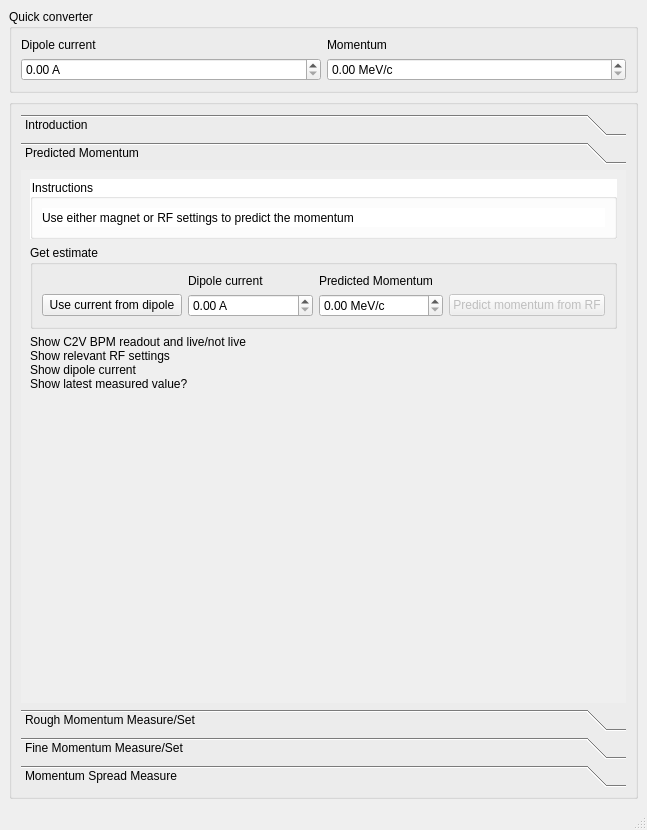
<?xml version="1.0" encoding="UTF-8"?>
<ui version="4.0">
 <class>MainWindow</class>
 <widget class="QMainWindow" name="MainWindow">
  <property name="geometry">
   <rect>
    <x>0</x>
    <y>0</y>
    <width>647</width>
    <height>830</height>
   </rect>
  </property>
  <property name="windowTitle">
   <string>MainWindow</string>
  </property>
  <widget class="QWidget" name="centralwidget">
   <layout class="QGridLayout" name="gridLayout">
    <item row="0" column="0">
     <widget class="QGroupBox" name="groupBox_10">
      <property name="minimumSize">
       <size>
        <width>0</width>
        <height>71</height>
       </size>
      </property>
      <property name="title">
       <string>Quick converter</string>
      </property>
      <layout class="QGridLayout" name="gridLayout_19">
       <item row="0" column="0">
        <widget class="QLabel" name="label_14">
         <property name="text">
          <string>Dipole current</string>
         </property>
        </widget>
       </item>
       <item row="1" column="0">
        <widget class="QDoubleSpinBox" name="doubleSpinBox_I">
         <property name="suffix">
          <string> A</string>
         </property>
        </widget>
       </item>
       <item row="0" column="1">
        <widget class="QLabel" name="label_13">
         <property name="text">
          <string>Momentum</string>
         </property>
        </widget>
       </item>
       <item row="1" column="1">
        <widget class="QDoubleSpinBox" name="doubleSpinBox_p">
         <property name="suffix">
          <string> MeV/c</string>
         </property>
        </widget>
       </item>
      </layout>
     </widget>
    </item>
    <item row="1" column="0">
     <widget class="QGroupBox" name="groupBox">
      <property name="minimumSize">
       <size>
        <width>0</width>
        <height>71</height>
       </size>
      </property>
      <property name="title">
       <string/>
      </property>
      <layout class="QGridLayout" name="gridLayout_5">
       <item row="0" column="0" colspan="2">
        <widget class="QToolBox" name="toolBox">
         <property name="font">
          <font>
           <weight>50</weight>
           <bold>false</bold>
          </font>
         </property>
         <property name="autoFillBackground">
          <bool>false</bool>
         </property>
         <property name="styleSheet">
          <string notr="true"/>
         </property>
         <property name="currentIndex">
          <number>1</number>
         </property>
         <widget class="QWidget" name="page_7">
          <attribute name="label">
           <string>Introduction</string>
          </attribute>
          <layout class="QGridLayout" name="gridLayout_20">
           <item row="0" column="0" alignment="Qt::AlignTop">
            <widget class="QLabel" name="label">
             <property name="text">
              <string>Work from top to bottom through the steps below to measure momentum and momentum spread.</string>
             </property>
            </widget>
           </item>
          </layout>
         </widget>
         <widget class="QWidget" name="page">
          <property name="geometry">
           <rect>
            <x>0</x>
            <y>0</y>
            <width>601</width>
            <height>512</height>
           </rect>
          </property>
          <attribute name="label">
           <string>Predicted Momentum</string>
          </attribute>
          <layout class="QGridLayout" name="gridLayout_7">
           <item row="1" column="0">
            <widget class="QGroupBox" name="groupBox_5">
             <property name="sizePolicy">
              <sizepolicy hsizetype="Expanding" vsizetype="Fixed">
               <horstretch>0</horstretch>
               <verstretch>0</verstretch>
              </sizepolicy>
             </property>
             <property name="title">
              <string>Get estimate</string>
             </property>
             <layout class="QGridLayout" name="gridLayout_6">
              <item row="0" column="0">
               <layout class="QGridLayout" name="gridLayout_4">
                <item row="0" column="1">
                 <widget class="QLabel" name="label_4">
                  <property name="text">
                   <string>Dipole current</string>
                  </property>
                 </widget>
                </item>
                <item row="0" column="2">
                 <widget class="QLabel" name="label_3">
                  <property name="text">
                   <string>Predicted Momentum</string>
                  </property>
                 </widget>
                </item>
                <item row="1" column="0">
                 <widget class="QPushButton" name="pushButton_useCurrent">
                  <property name="sizePolicy">
                   <sizepolicy hsizetype="Minimum" vsizetype="Fixed">
                    <horstretch>0</horstretch>
                    <verstretch>0</verstretch>
                   </sizepolicy>
                  </property>
                  <property name="minimumSize">
                   <size>
                    <width>140</width>
                    <height>22</height>
                   </size>
                  </property>
                  <property name="maximumSize">
                   <size>
                    <width>371</width>
                    <height>16777215</height>
                   </size>
                  </property>
                  <property name="text">
                   <string>Use current from dipole</string>
                  </property>
                  <property name="checked">
                   <bool>false</bool>
                  </property>
                 </widget>
                </item>
                <item row="1" column="1">
                 <widget class="QDoubleSpinBox" name="doubleSpinBox_I_2">
                  <property name="suffix">
                   <string> A</string>
                  </property>
                 </widget>
                </item>
                <item row="1" column="2">
                 <widget class="QDoubleSpinBox" name="doubleSpinBox_p_2">
                  <property name="suffix">
                   <string> MeV/c</string>
                  </property>
                 </widget>
                </item>
                <item row="1" column="3">
                 <widget class="QPushButton" name="pushButton_useRF">
                  <property name="enabled">
                   <bool>false</bool>
                  </property>
                  <property name="sizePolicy">
                   <sizepolicy hsizetype="Minimum" vsizetype="Fixed">
                    <horstretch>0</horstretch>
                    <verstretch>0</verstretch>
                   </sizepolicy>
                  </property>
                  <property name="minimumSize">
                   <size>
                    <width>140</width>
                    <height>22</height>
                   </size>
                  </property>
                  <property name="maximumSize">
                   <size>
                    <width>371</width>
                    <height>16777215</height>
                   </size>
                  </property>
                  <property name="font">
                   <font/>
                  </property>
                  <property name="text">
                   <string>Predict momentum from RF</string>
                  </property>
                  <property name="checked">
                   <bool>false</bool>
                  </property>
                 </widget>
                </item>
               </layout>
              </item>
             </layout>
            </widget>
           </item>
           <item row="0" column="0">
            <widget class="QGroupBox" name="groupBox_4">
             <property name="maximumSize">
              <size>
               <width>16777215</width>
               <height>60</height>
              </size>
             </property>
             <property name="styleSheet">
              <string notr="true">background-color: rgb(255, 255, 255);</string>
             </property>
             <property name="title">
              <string>Instructions</string>
             </property>
             <layout class="QGridLayout" name="gridLayout_18">
              <item row="0" column="0">
               <widget class="QLabel" name="label_5">
                <property name="text">
                 <string>Use either magnet or RF settings to predict the momentum</string>
                </property>
               </widget>
              </item>
             </layout>
            </widget>
           </item>
           <item row="2" column="0" alignment="Qt::AlignTop">
            <widget class="QLabel" name="label_7">
             <property name="text">
              <string>Show C2V BPM readout and live/not live
Show relevant RF settings
Show dipole current
Show latest measured value?</string>
             </property>
            </widget>
           </item>
          </layout>
         </widget>
         <widget class="QWidget" name="page_2">
          <property name="geometry">
           <rect>
            <x>0</x>
            <y>0</y>
            <width>601</width>
            <height>512</height>
           </rect>
          </property>
          <attribute name="label">
           <string>Rough Momentum Measure/Set</string>
          </attribute>
          <layout class="QGridLayout" name="gridLayout_2">
           <item row="0" column="0">
            <widget class="QTabWidget" name="tabWidget">
             <property name="currentIndex">
              <number>0</number>
             </property>
             <widget class="QWidget" name="tab">
              <attribute name="title">
               <string>Measure</string>
              </attribute>
              <layout class="QGridLayout" name="gridLayout_11">
               <item row="0" column="0">
                <widget class="QGroupBox" name="groupBox_7">
                 <property name="minimumSize">
                  <size>
                   <width>0</width>
                   <height>60</height>
                  </size>
                 </property>
                 <property name="maximumSize">
                  <size>
                   <width>16777215</width>
                   <height>150</height>
                  </size>
                 </property>
                 <property name="styleSheet">
                  <string notr="true">background-color: rgb(255, 255, 255);</string>
                 </property>
                 <property name="title">
                  <string>Instructions</string>
                 </property>
                 <layout class="QGridLayout" name="gridLayout_14">
                  <item row="0" column="0">
                   <widget class="QLabel" name="label_6">
                    <property name="styleSheet">
                     <string notr="true"/>
                    </property>
                    <property name="text">
                     <string>If beam is already on C2V BPM then centre it to get rough momentum measurement
Otherwise scan dipole to find C2V BPM signal, then centre it if necessary</string>
                    </property>
                   </widget>
                  </item>
                 </layout>
                </widget>
               </item>
               <item row="1" column="0">
                <widget class="QToolBox" name="toolBox_2">
                 <property name="currentIndex">
                  <number>0</number>
                 </property>
                 <widget class="QWidget" name="page_5">
                  <property name="geometry">
                   <rect>
                    <x>0</x>
                    <y>0</y>
                    <width>551</width>
                    <height>298</height>
                   </rect>
                  </property>
                  <attribute name="label">
                   <string>Centre beam on C2V BPM, calculate momentum</string>
                  </attribute>
                  <layout class="QGridLayout" name="gridLayout_17">
                   <item row="0" column="0">
                    <layout class="QGridLayout" name="gridLayout_16">
                     <item row="0" column="0">
                      <widget class="QLabel" name="label_12">
                       <property name="maximumSize">
                        <size>
                         <width>16777215</width>
                         <height>20</height>
                        </size>
                       </property>
                       <property name="text">
                        <string>Dipole current</string>
                       </property>
                      </widget>
                     </item>
                     <item row="0" column="1">
                      <widget class="QLabel" name="label_11">
                       <property name="text">
                        <string>Rough Momentum</string>
                       </property>
                      </widget>
                     </item>
                     <item row="1" column="0">
                      <widget class="QDoubleSpinBox" name="doubleSpinBox_I_3">
                       <property name="suffix">
                        <string> A</string>
                       </property>
                      </widget>
                     </item>
                     <item row="1" column="1">
                      <widget class="QDoubleSpinBox" name="doubleSpinBox_p_3">
                       <property name="suffix">
                        <string> MeV/c</string>
                       </property>
                      </widget>
                     </item>
                     <item row="2" column="0">
                      <widget class="QGroupBox" name="groupBox_3">
                       <property name="title">
                        <string>C2V BPM</string>
                       </property>
                      </widget>
                     </item>
                    </layout>
                   </item>
                  </layout>
                 </widget>
                 <widget class="QWidget" name="page_6">
                  <property name="geometry">
                   <rect>
                    <x>0</x>
                    <y>0</y>
                    <width>655</width>
                    <height>362</height>
                   </rect>
                  </property>
                  <attribute name="label">
                   <string>Scan dipole to find beam on C2V BPM</string>
                  </attribute>
                  <layout class="QGridLayout" name="gridLayout_13">
                   <item row="0" column="0">
                    <layout class="QGridLayout" name="gridLayout_12">
                     <item row="2" column="0" colspan="4">
                      <widget class="QGroupBox" name="groupBox_2">
                       <property name="title">
                        <string>C2V BPM x-pos vs dipole setting</string>
                       </property>
                      </widget>
                     </item>
                     <item row="0" column="2">
                      <widget class="QLineEdit" name="lineEdit_roughCurrentMax"/>
                     </item>
                     <item row="0" column="1">
                      <widget class="QLineEdit" name="lineEdit_roughCurrentMin"/>
                     </item>
                     <item row="1" column="0" colspan="4">
                      <widget class="QPushButton" name="pushButton_roughCentreC2VCurrent">
                       <property name="text">
                        <string>Scan dipole</string>
                       </property>
                       <property name="checked">
                        <bool>false</bool>
                       </property>
                      </widget>
                     </item>
                     <item row="0" column="3">
                      <widget class="QLineEdit" name="lineEdit_roughCurrentMax_2"/>
                     </item>
                     <item row="0" column="0">
                      <widget class="QPushButton" name="pushButton_roughGetCurrentRange">
                       <property name="text">
                        <string>Get scan range from initial estimate (min/max/step):</string>
                       </property>
                       <property name="checked">
                        <bool>false</bool>
                       </property>
                      </widget>
                     </item>
                    </layout>
                   </item>
                  </layout>
                 </widget>
                </widget>
               </item>
              </layout>
             </widget>
             <widget class="QWidget" name="tab_2">
              <attribute name="title">
               <string>Set</string>
              </attribute>
              <widget class="QGroupBox" name="groupBox_8">
               <property name="geometry">
                <rect>
                 <x>10</x>
                 <y>10</y>
                 <width>661</width>
                 <height>90</height>
                </rect>
               </property>
               <property name="maximumSize">
                <size>
                 <width>16777215</width>
                 <height>150</height>
                </size>
               </property>
               <property name="styleSheet">
                <string notr="true">background-color: rgb(255, 255, 255);</string>
               </property>
               <property name="title">
                <string>Instructions</string>
               </property>
               <layout class="QGridLayout" name="gridLayout_15">
                <item row="0" column="0">
                 <widget class="QLabel" name="label_8">
                  <property name="text">
                   <string>Confirm whether gun only or gun + linac
Select momentum - current will be automatically set
Set RF amplitude to centre on C2V</string>
                  </property>
                 </widget>
                </item>
               </layout>
              </widget>
             </widget>
            </widget>
           </item>
          </layout>
         </widget>
         <widget class="QWidget" name="page_3">
          <property name="geometry">
           <rect>
            <x>0</x>
            <y>0</y>
            <width>601</width>
            <height>512</height>
           </rect>
          </property>
          <attribute name="label">
           <string>Fine Momentum Measure/Set</string>
          </attribute>
          <layout class="QGridLayout" name="gridLayout_3">
           <item row="2" column="0">
            <widget class="QTabWidget" name="tabWidget_2">
             <property name="currentIndex">
              <number>1</number>
             </property>
             <widget class="QWidget" name="tab_3">
              <attribute name="title">
               <string>Measure</string>
              </attribute>
             </widget>
             <widget class="QWidget" name="tab_4">
              <attribute name="title">
               <string>Set</string>
              </attribute>
             </widget>
            </widget>
           </item>
           <item row="0" column="0">
            <widget class="QGroupBox" name="groupBox_6">
             <property name="minimumSize">
              <size>
               <width>0</width>
               <height>70</height>
              </size>
             </property>
             <property name="styleSheet">
              <string notr="true">background-color: rgb(255, 255, 255);</string>
             </property>
             <property name="title">
              <string>Instructions</string>
             </property>
             <layout class="QGridLayout" name="gridLayout_8">
              <item row="0" column="0">
               <widget class="QLabel" name="label_9">
                <property name="text">
                 <string>Need to have completed rough measurement to continue
Need to align beam through dipole for both fine measure and fine set</string>
                </property>
               </widget>
              </item>
             </layout>
            </widget>
           </item>
           <item row="1" column="0">
            <widget class="QTabWidget" name="tabWidget_3">
             <property name="currentIndex">
              <number>0</number>
             </property>
             <widget class="QWidget" name="tab_5">
              <attribute name="title">
               <string>Align beam through dipole</string>
              </attribute>
             </widget>
            </widget>
           </item>
          </layout>
         </widget>
         <widget class="QWidget" name="page_4">
          <property name="geometry">
           <rect>
            <x>0</x>
            <y>0</y>
            <width>601</width>
            <height>512</height>
           </rect>
          </property>
          <attribute name="label">
           <string>Momentum Spread Measure</string>
          </attribute>
          <layout class="QGridLayout" name="gridLayout_10">
           <item row="0" column="0">
            <widget class="QGroupBox" name="groupBox_9">
             <property name="minimumSize">
              <size>
               <width>0</width>
               <height>70</height>
              </size>
             </property>
             <property name="styleSheet">
              <string notr="true">background-color: rgb(255, 255, 255);</string>
             </property>
             <property name="title">
              <string>Show relevant information</string>
             </property>
             <layout class="QGridLayout" name="gridLayout_9">
              <item row="0" column="0">
               <widget class="QLabel" name="label_10">
                <property name="text">
                 <string>Need to have done fine momentum measurement to continue</string>
                </property>
               </widget>
              </item>
             </layout>
            </widget>
           </item>
           <item row="1" column="0">
            <widget class="QTabWidget" name="tabWidget_4">
             <property name="currentIndex">
              <number>0</number>
             </property>
             <widget class="QWidget" name="tab_6">
              <attribute name="title">
               <string>Beta minimisation</string>
              </attribute>
             </widget>
            </widget>
           </item>
           <item row="2" column="0">
            <widget class="QTabWidget" name="tabWidget_5">
             <property name="currentIndex">
              <number>0</number>
             </property>
             <widget class="QWidget" name="tab_7">
              <attribute name="title">
               <string>Set dispersion size</string>
              </attribute>
             </widget>
            </widget>
           </item>
           <item row="3" column="0">
            <widget class="QTabWidget" name="tabWidget_6">
             <property name="currentIndex">
              <number>0</number>
             </property>
             <widget class="QWidget" name="tab_8">
              <attribute name="title">
               <string>Calculate dispersion</string>
              </attribute>
             </widget>
            </widget>
           </item>
           <item row="4" column="0">
            <widget class="QTabWidget" name="tabWidget_7">
             <property name="currentIndex">
              <number>0</number>
             </property>
             <widget class="QWidget" name="tab_10">
              <attribute name="title">
               <string>Calculate Momentum Spread</string>
              </attribute>
             </widget>
            </widget>
           </item>
          </layout>
         </widget>
        </widget>
       </item>
      </layout>
     </widget>
    </item>
   </layout>
  </widget>
  <widget class="QStatusBar" name="statusbar"/>
 </widget>
 <resources/>
 <connections/>
</ui>
